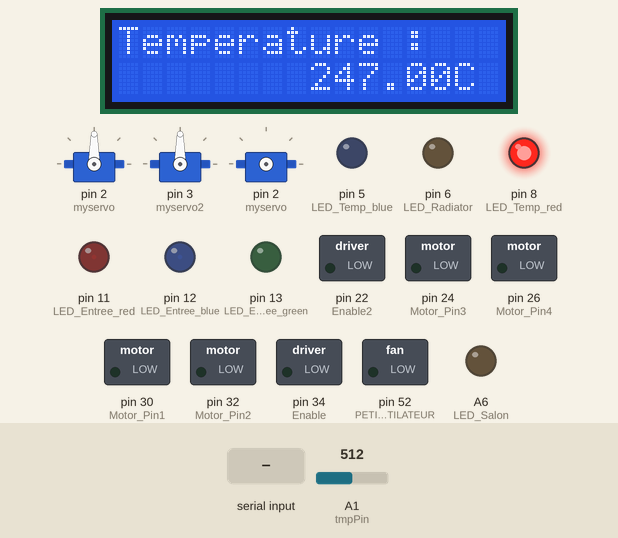
The sketch below on a simulated Arduino Mega 2560, built with avr-gcc and run on an emulated ATmega2560. Shown: 3 × servo, 16×2 character LCD, switched loads named in the sketch (green lamp = pin HIGH), output pins drawn as LEDs (lit = HIGH). The inputs (shaded band) are chosen by the test bench; at power-on: A1 (tmpPin) = 512. Random numbers use the default seed unless the sketch sets one; what the sketch prints to the serial monitor is not drawn.

Above: at 1.04 s.
1.3 s: A1 (tmpPin) set to 68
At 2.2 s:
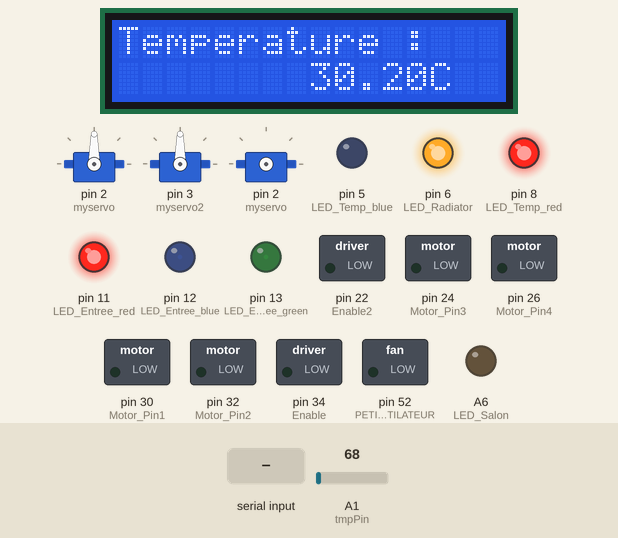
4.3 s: A1 (tmpPin) set to 61
At 5.7 s:
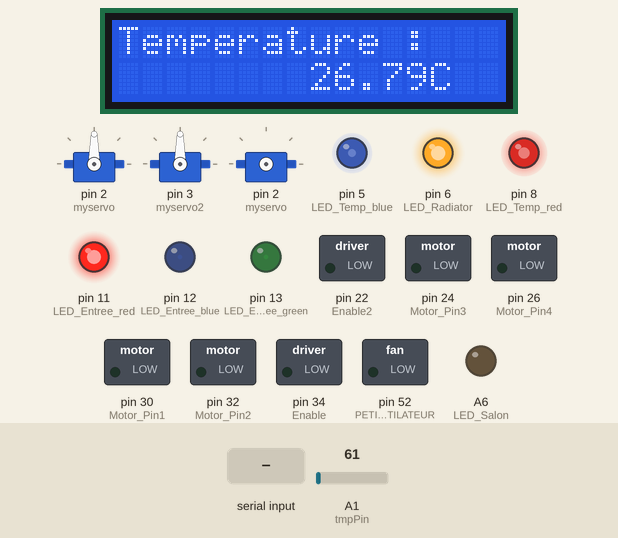
6.0 s: byte 1 (1) received over Serial
7.5 s: byte 4 (4) received over Serial
At 8.7 s:
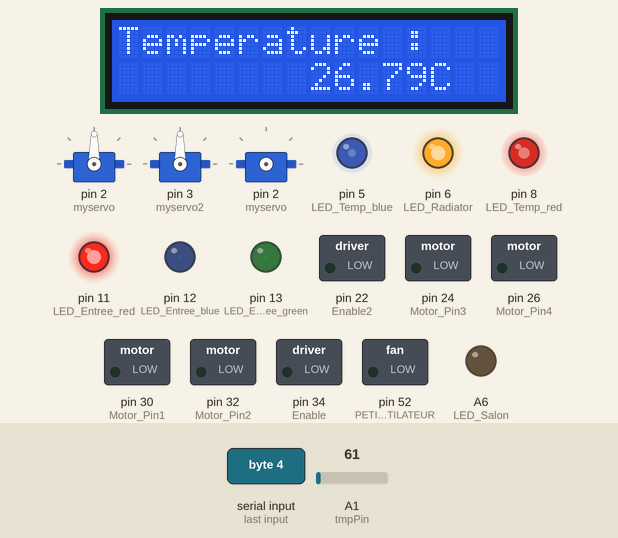
9.0 s: byte 6 (6) received over Serial
At 9.4 s:
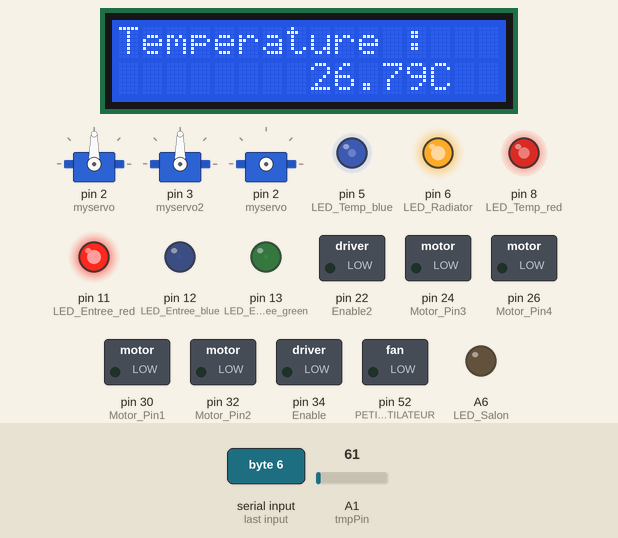
10.5 s: byte 7 (7) received over Serial
At 11.3 s:
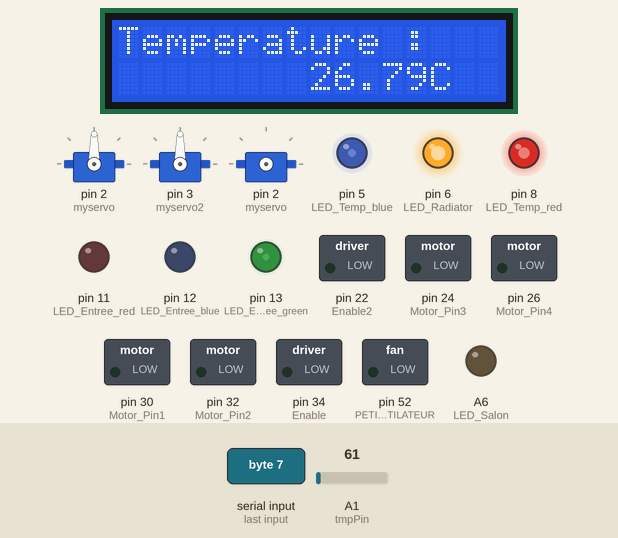
Timing chart, 0 to 13.0 s (numbered marks = the images above; inputs shaded):
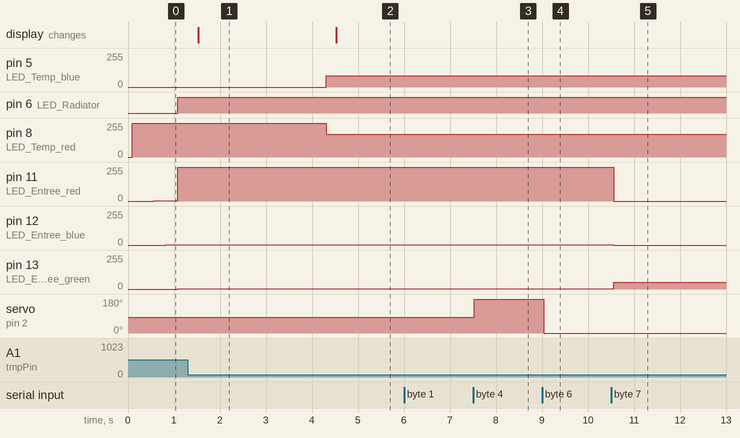

The sketch:

PST_Arduino.ino
```cpp
#include <Servo.h>
#include <SoftwareSerial.h>
#include <Wire.h>
#include <hd44780.h>                       // main hd44780 header
#include <hd44780ioClass/hd44780_I2Cexp.h> // i2c expander i/o class header

hd44780_I2Cexp lcd; // declare lcd object: auto locate & auto config expander chip

int ServoPortePin = 2;
char message = -1;
char mstemp = 0;
int verouillage = 0;

int PF = 98;
int PN = 90;
int PB = 83;

int GF = 180;
int GN = 90;
int GB = 0;

// température
int tmpPin = A1;

// LCD et LEDRGB TEMPERATURE
const int LCD_COLS = 16;
const int LCD_ROWS = 2;
const int LED_Temp_red = 8;
const int LED_Temp_blue = 5;
double tempe;
int input;
int blueTemp = 0;
int redTemp = 0;

// LED RGB ENTREE
const int LED_Entree_red = 11;   /* connected to PWM pin 11 */
const int LED_Entree_green = 13; /* connected to PWM pin 10 */
const int LED_Entree_blue = 12;  /* connected to PWM pin 9 */
int r = 255;                     /* red led value is temporally 255 and it will be the first led to light up */
int b;                           /* blue led value is temporally 0 */
int g;                           /* green led value is temporally 0 */
int t = 1;                       /* "t" (time) 1000 milliseconds, feel free to change it */

// LED_MAISON

const int LED_Entree = A7;
const int LED_Salon = A6;
const int LED_Garage = A8;
const int LED_Cuisine = A9;

// FAN

int Motor_Pin1 = 30; // pin 2 on L293D
int Motor_Pin2 = 32; // pin 7 on L293D
int Enable = 34;     // pin 1 on L293D

int Motor_Pin3 = 24; // pin 2 on L293D
int Motor_Pin4 = 26; // pin 7 on L293D
int Enable2 = 22;    // pin 1 on L293D

int LED_Radiator = 6;

Servo myservo;
Servo myservo2;
SoftwareSerial bluetooth(10, 11); // (RX, TX) (pin Rx BT, pin Tx BT) (MAUVAIS PIN) ?

void setup()
{
  // Ouvre la voie série avec l'ordinateur
  Serial.begin(9600);
  // Ouvre la voie série avec le module BT
  bluetooth.begin(9600);
  // The servo control wire is connected to Arduino D2 pin.
  myservo.attach(2);
  myservo2.attach(3);
  // Servo is stationary
  myservo.write(PN);
  myservo2.write(GN);
  myservo.detach();
  myservo2.detach();

  randomSeed(analogRead(0));

  digitalWrite(53, LOW);

  ///////////////////////////////////////////////////////

  // RGB

  pinMode(LED_Entree_red, OUTPUT);
  pinMode(LED_Entree_blue, OUTPUT);
  pinMode(LED_Entree_green, OUTPUT);

  pinMode(LED_Temp_blue, OUTPUT);
  pinMode(LED_Temp_red, OUTPUT);

  // FAN

  pinMode(52, OUTPUT); // PETIT VENTILATEUR

  pinMode(Motor_Pin1, OUTPUT);
  pinMode(Motor_Pin2, OUTPUT);
  pinMode(Enable, OUTPUT);

  pinMode(Motor_Pin3, OUTPUT);
  pinMode(Motor_Pin4, OUTPUT);
  pinMode(Enable2, OUTPUT);

  // LED_MAISON

  pinMode(LED_Entree, OUTPUT);
  pinMode(LED_Salon, OUTPUT);
  pinMode(LED_Garage, OUTPUT);
  pinMode(LED_Cuisine, OUTPUT);

  // LCD

  lcd.begin(LCD_COLS, LCD_ROWS);
  lcd.clear();
  lcd.print("Temperature : ");
  lcd.setCursor(0, 1);

  // TEMP BLUETOOTH

  pinMode(tmpPin, INPUT);

  pinMode(LED_Radiator, OUTPUT);
}
//////////////////////////////////////////////////////////////////////////////////////////////////////
// FIN SETUP

// FONCTION IMPORTANTE

void servo(Servo servo, int power, int pin)
{
  if (verouillage == 0)
  {
  servo.attach(pin);
  servo.write(power);
  delay(10);
  }
}

/////////////////////////////////////// ENTREE

void LED_RGB_ENTREE(void)
{
  for (/* no initialization */; r >= 0, b < 255; b++, r--) /*red -> blue*/
  {
    analogWrite(LED_Entree_red, r); // (PIN, Valeur)
    analogWrite(LED_Entree_blue, b);
    delay(t);
  }
  for (/* no initialization */; b >= 0, g < 255; g++, b--) /*blue -> green*/
  {
    analogWrite(LED_Entree_blue, b);
    analogWrite(LED_Entree_green, g);
    delay(t);
  }
  for (/* no initialization */; g >= 0, r < 255; r++, g--) /*green -> red*/
  {
    analogWrite(LED_Entree_green, g);
    analogWrite(LED_Entree_red, r);
    delay(t);
  }
}

void PorteVerte()
{
  analogWrite(LED_Entree_green, 50);
  analogWrite(LED_Entree_red, 0);
  analogWrite(LED_Entree_blue, 0);
}
void PorteRouge()
{
  analogWrite(LED_Entree_red, 255);
  analogWrite(LED_Entree_green, 0);
  analogWrite(LED_Entree_blue, 0);
}


void MaisonHantee()
{
  // Effets de lumières inquiétantes
  int duration = 3000; // Durée totale des effets (en millisecondes)
  int RandomPos = random(0, 180);
  int RandomPos2 = random(0, 180);

  // Boucle principale des effets de lumières
  unsigned long startTime = millis();
  while (millis() - startTime < duration)
  {
    // Clignotement aléatoire dans la pièce d'entrée
    digitalWrite(LED_Entree, random(2)); // Allume ou éteint la LED de la pièce d'entrée de manière aléatoire

    // Variation aléatoire d'intensité lumineuse dans le salon
    analogWrite(LED_Salon, random(256)); // Définit une valeur de luminosité aléatoire pour la LED du salon

    // Clignotement aléatoire dans la cuisine
    digitalWrite(LED_Cuisine, random(2)); // Allume ou éteint la LED de la cuisine de manière aléatoire

    // Variation aléatoire d'intensité lumineuse dans le garage
    analogWrite(LED_Garage, random(256)); // Définit une valeur de luminosité aléatoire pour la LED du garage

    myservo.attach(2);
    myservo2.attach(3);

    myservo.write(RandomPos);
    myservo2.write(RandomPos2);
    delay(500);
    myservo.write(RandomPos);
    myservo2.write(RandomPos2);
    delay(500);

    myservo.detach();
    myservo2.detach();
    digitalWrite(LED_Entree_blue, LOW);
    digitalWrite(LED_Entree_green, LOW);
    digitalWrite(LED_Entree_red, LOW);

    delay(random(100, 500)); // Attend pendant une durée aléatoire entre 100 et 500 millisecondes
  }
}

void Ascenseur(char message)
{
  int Value = (int)message;
  int Pas = 305 / 50;
  if (Value != 0)
  {
    Value = (Value * Pas) - 390;

    float output = Value;
    Serial.println(output);

    analogWrite(6, output);
  }
}

/////////////////////////////////// TEMPERATURE

void temper()
{
  input = analogRead(tmpPin);
  tempe = (((input * 5.0) / 1024) / 0.01) - 3;
  // bluetooth.print(tempe);
  // Serial.print(tempe);

  if (tempe < 23)
  {
    analogWrite(LED_Temp_blue, 255);
  }
  else if (tempe < 27)
  {
    blueTemp = map(tempe, 24, 27, 255, 0);
    redTemp = map(tempe, 24, 27, 0, 255);
    analogWrite(LED_Temp_blue, blueTemp);
    analogWrite(LED_Temp_red, redTemp);
  }
  else if (tempe < 29)
  {
    analogWrite(LED_Temp_blue, 0);
    analogWrite(LED_Temp_red, 255);
  }
  else
  {
    analogWrite(LED_Temp_red, 255);
  }
  delay(200);
}

void updateLCD()
{
  input = analogRead(tmpPin);
  tempe = (((input * 5.0) / 1024) / 0.01) - 3;
  unsigned long lcdInterval = 2000; // update 2 times per second
  lcd.setCursor(8, 1);
  lcd.print("       "); // overwrite old data
  lcd.setCursor(8, 1);  // reset the cursor
  lcd.print(tempe);
  lcd.print("C");
}

////////////////////// LED_MAISON

void TelevisionON()
{
}

void TelevisionOFF()
{
}

void CuissonON()
{
}

void CuissonOFF()
{
}
///////////////////////// FAN

void FAN_ON()
{
  analogWrite(Enable, 255);       // 0% PWM duty cycle
  digitalWrite(Motor_Pin1, LOW);  // To drive the motor in a particular direction
  digitalWrite(Motor_Pin2, HIGH); // To drive the motor in a particular direction
}

void FAN_OFF()
{
  analogWrite(Enable, 0); // 0% PWM duty cycle
  digitalWrite(Motor_Pin2, LOW);
  digitalWrite(Motor_Pin1, LOW);
}

void FAN_ON2()
{
  analogWrite(Enable2, 255);      // 0% PWM duty cycle
  digitalWrite(Motor_Pin3, LOW);  // To drive the motor in a particular direction
  digitalWrite(Motor_Pin4, HIGH); // To drive the motor in a particular direction
}

void FAN_OFF2()
{
  analogWrite(Enable2, 0); // 0% PWM duty cycle
  digitalWrite(Motor_Pin3, LOW);
  digitalWrite(Motor_Pin4, LOW);
}

////////////////////////////////////////::

void loop() // run over and over
{
  // TEMP ET LCD
  updateLCD();
  temper();

  ////////////////////////////////////////////////////////////
  if (bluetooth.available())
  {
    message = bluetooth.read();
    Serial.print(message);
    Serial.print("\n");
    // bluetooth.print(tempe);
  }

  if (Serial.available())
  {
    message = Serial.read();
    bluetooth.print(message);
  }
  if (message != mstemp)
  {

    // Porte
    if (message == -1)
    {
      LED_RGB_ENTREE();
    }
    if (message == 1)
    {
      servo(myservo, PB, 2);
    }
    if (message == 2)
    {
      myservo.detach();
    }
    if (message == 3)
    {
      servo(myservo, PF, 2);
    }

    // Garage
    if (message == 4)
    {
      servo(myservo2, GF, 3);
    }
    if (message == 5)
    {
      myservo2.detach();
    }
    if (message == 6)
    {
      servo(myservo2, GB, 3);
    }

    // PorteColor
    if (message == 7)
    {
      PorteVerte();
      verouillage = 0;
    }
    if (message == 8)
    {
      PorteRouge();
      verouillage = 1;
    }

    // LUMIERE SALON
    if (message == 9)
    {
      digitalWrite(LED_Salon, HIGH);
    }
    if (message == 10)
    {
      digitalWrite(LED_Salon, LOW);
    }

    // LUMIERE CUISINE
    if (message == 11)
    {
      digitalWrite(LED_Cuisine, HIGH);
    }
    if (message == 12)
    {
      digitalWrite(LED_Cuisine, LOW);
    }

    if (message == 13)
    {
      TelevisionON();
    }
    if (message == 14)
    {
      TelevisionOFF();
    }

    if (message == 15)
    {
      CuissonON();
    }
    if (message == 16)
    {
      CuissonOFF();
    }

    // VENTILATEUR SALON
    if (message == 17)
    {
      FAN_ON();
    }
    if (message == 18)
    {
      FAN_OFF();
    }

    // VENTILATEUR CUISINE
    if (message == 19)
    {
      FAN_ON2();
    }
    if (message == 20)
    {
      FAN_OFF2();
    }

    // LUMIERE GARAGE
    if (message == 21)
    {
      digitalWrite(LED_Garage, HIGH);
    }
    if (message == 22)
    {
      digitalWrite(LED_Garage, LOW);
    }

    // LUMIERE ENTREE
    if (message == 23)
    {
      digitalWrite(LED_Entree, HIGH);
    }
    if (message == 24)
    {
      digitalWrite(LED_Entree, LOW);
    }

    // MINI VENTILO
    if (message == 25)
    {
      digitalWrite(52, HIGH);
    }
    if (message == 26)
    {
      digitalWrite(52, LOW);
    }

    // MAISON HANTEE
    if (message == 27)
    {
      MaisonHantee();
    }
    if (message == 28)
    {
      setup();
    }

    // ASCENSEUR
    if (message >= 65 || message <= 115)
    {
      Ascenseur(message);
    }
  }
  mstemp = message;
  message = 0;
}
```

Measured:
- the behaviour switches between 62 and 61 on A1 (tmpPin) (found by bisection; images 1 and 2)
- after the input at 1.3 s, the display: changes after 0.22 s (image 1)
- after the input at 4.3 s, pin 5 (LED_Temp_blue): 0/255 → 85/255 at once; pin 8 (LED_Temp_red): 255/255 → 170/255 at once; the display: changes after 0.23 s (image 2)
- after the input at 7.5 s, servo on pin 2 (myservo): 83° → 180° at once
- after the input at 9.0 s, servo on pin 2 (myservo): 180° → 0° at once
- after the input at 10.5 s, pin 11 (LED_Entree_red): 254/255 → 0/255 after 0.06 s; pin 12 (LED_Entree_blue): 1/255 → 0/255 after 0.06 s; pin 13 (LED_Entree_green): 1/255 → 50/255 after 0.06 s
